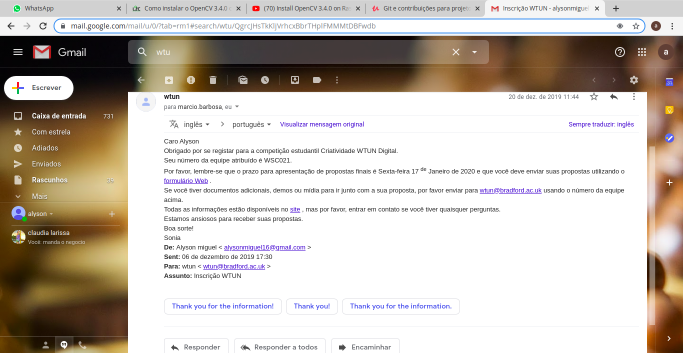
#> input picture img/teste.png, 1366 x 705 px (shown at 1/2 size)
$ python cortaImagem.py   (Python 2 division)
#> lines starting #> are read from the running program, lines starting #| are printed output that depends on the picture; after the words box and inside, x2 and y2 are one past the last pixel; in counts of white or black regions, pixels touching at a corner belong together
import cv2
import numpy as np

imagemCarregada = cv2.imread("img/teste.png")
#> imagemCarregada is the input picture: shape (705, 1366, 3); mean B, G, R 182.6, 191.3, 199.5

print imagemCarregada.shape # quais os canais de cor
#| (705, 1366, 3)
print imagemCarregada.item(0,0,2),imagemCarregada.item(0,0,1),imagemCarregada.item(0,0,0)
#| 218 218 218

imagemCarregada.itemset((0, 0, 2),255)
#> imagemCarregada: shape (705, 1366, 3); under 0.01% of pixels changed, all inside (x1, y1, x2, y2) = (0, 0, 1, 1)
imagemCarregada.itemset((0, 0, 1), 0)
#> imagemCarregada: shape (705, 1366, 3); mean B, G, R 182.6, 191.3, 199.5
imagemCarregada.itemset((0, 0, 0), 0)
#> imagemCarregada: shape (705, 1366, 3); mean B, G, R 182.6, 191.3, 199.5
corte = imagemCarregada[180:250, 250:315] # cortando uma parte da imagem
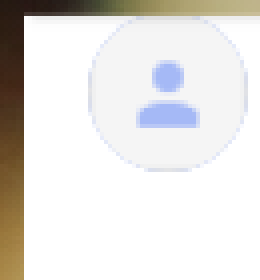
#> corte: shape (70, 65, 3) (shown 4 times larger); mean B, G, R 223.2, 226, 228.2
cv2.imwrite("img/corte.png", corte)


imagemCarregada[130:200, 200:265] = corte # cortando uma parte da imagem
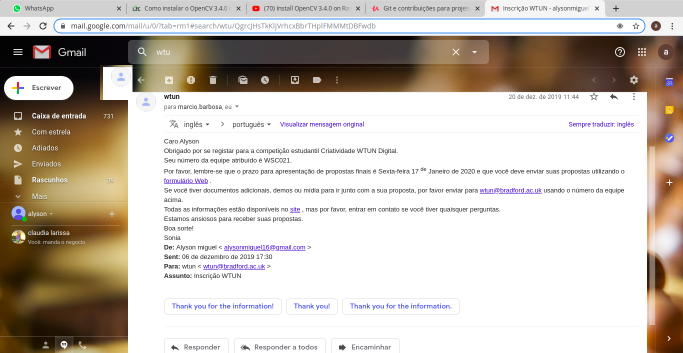
#> imagemCarregada: shape (705, 1366, 3) (shown at 1/2 size); mean B, G, R 183.6, 192.3, 200.5
cv2.imwrite("img/imgAlterada.png", imagemCarregada)
